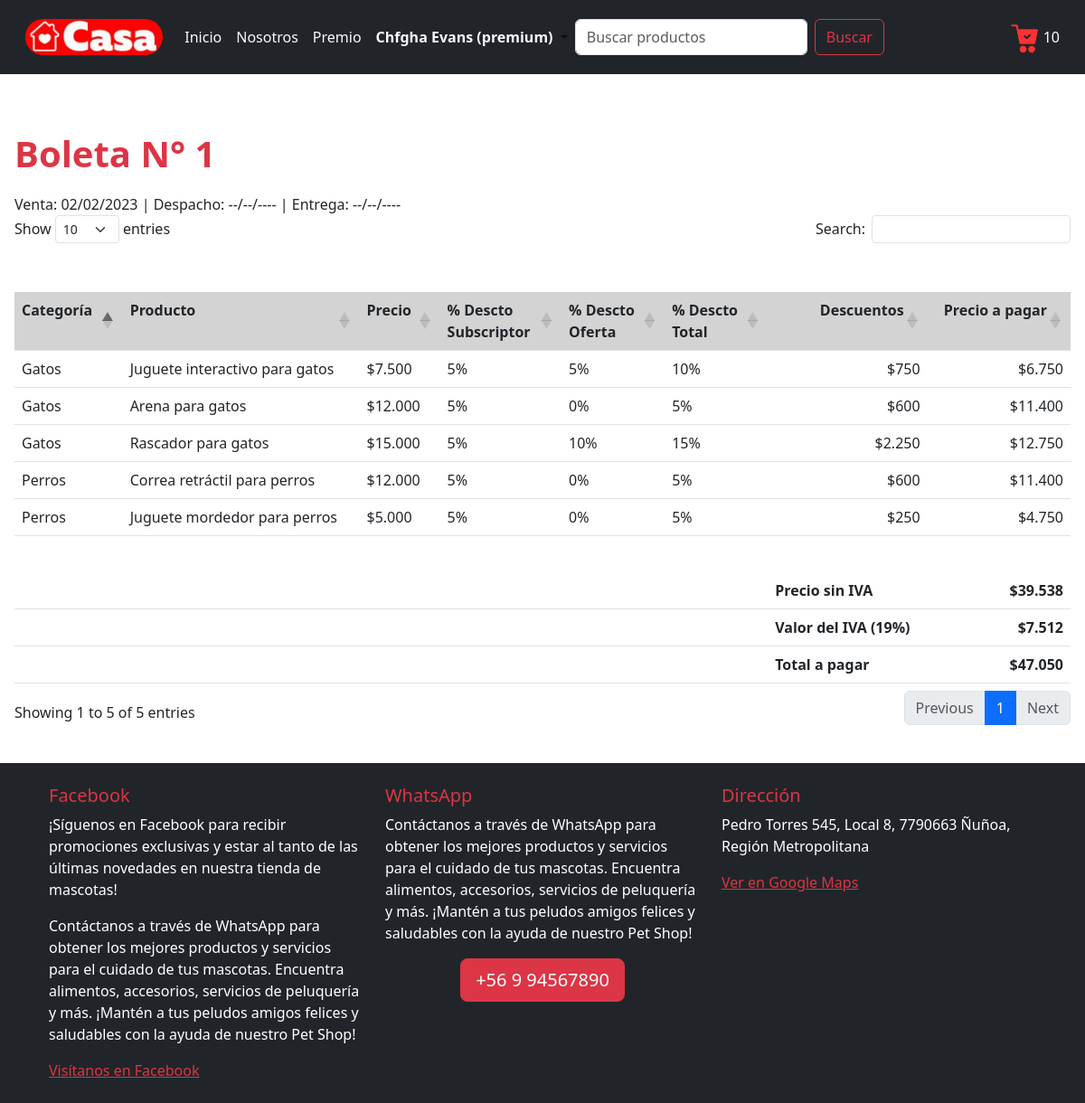
Screenshot of /boleta/1 (signed in) with the database file from the repository.
### core/models.py (models this page shows, shortened)
class Boleta(models.Model):
    ESTADO_CHOICES = [
        ('Anulado', 'Anulado'),
        ('Vendido', 'Vendido'),
        ('Despachado', 'Despachado'),
        ('Entregado', 'Entregado'),
    ]
    nro_boleta = models.IntegerField(primary_key=True, blank=False, null=False, verbose_name='Nro boleta')
    cliente = models.ForeignKey(Perfil, on_delete=models.DO_NOTHING)
    monto_sin_iva = models.IntegerField(blank=False, null=False, verbose_name='Monto sin IVA')
    iva = models.IntegerField(blank=False, null=False, verbose_name='IVA')
    total_a_pagar = models.IntegerField(blank=False, null=False, verbose_name='Total a pagar')
    fecha_venta = models.DateField(blank=False, null=False, verbose_name='Fecha de venta')
    fecha_despacho = models.DateField(blank=True, null=True, verbose_name='Fecha de despacho')
    fecha_entrega = models.DateField(blank=True, null=True, verbose_name='Fecha de entrega')
    estado = models.CharField(choices=ESTADO_CHOICES, max_length=50, blank=False, null=False, verbose_name='Estado')
    class Meta:
        db_table = 'Boleta'
        verbose_name = "Boleta"
        verbose_name_plural = "Boletas"

class DetalleBoleta(models.Model):
    boleta = models.ForeignKey(Boleta, on_delete=models.DO_NOTHING)
    bodega = models.ForeignKey(Bodega, on_delete=models.DO_NOTHING)
    precio = models.IntegerField(blank=False, null=False, verbose_name='Precio')
    descuento_subscriptor = models.IntegerField(
        validators=[MinValueValidator(0), MaxValueValidator(100)],
        blank=False,
        null=False,
        verbose_name='Descto subs'
    )
    descuento_oferta = models.IntegerField(
        validators=[MinValueValidator(0), MaxValueValidator(100)],
        blank=False,
        null=False,
        verbose_name='Descto oferta'
    )
    descuento_total = models.IntegerField(
        validators=[MinValueValidator(0), MaxValueValidator(100)],
        blank=False,
        null=False,
        verbose_name='Descto total'
    )
    descuentos = models.IntegerField(blank=False, null=False, verbose_name='Descuentos')
    precio_a_pagar = models.IntegerField(blank=False, null=False, verbose_name='Precio a pagar')
    class Meta:
        db_table = 'DetalleBoleta'
        verbose_name = "Detalle de boleta"
        verbose_name_plural = "Detalles de boletas"

class Bodega(models.Model):
    producto = models.ForeignKey(Producto, on_delete=models.DO_NOTHING, verbose_name='Producto')
    class Meta:
        db_table = 'Bodega'
        verbose_name = "Bodega"
        verbose_name_plural = "Bodegas"

class Producto(models.Model):
    categoria = models.ForeignKey(Categoria, on_delete=models.DO_NOTHING, verbose_name='Categoría')
    nombre = models.CharField(max_length=100, blank=False, null=False, verbose_name='Nombre producto')
    descripcion = models.CharField(max_length=400, blank=False, null=False, verbose_name='Descripción')
    precio = models.IntegerField(blank=False, null=False, verbose_name='Precio')
    descuento_subscriptor = models.IntegerField(
        validators=[MinValueValidator(0), MaxValueValidator(100)],
        blank=False,
        null=False,
        verbose_name='% Descuento subscriptor'
    )
    descuento_oferta = models.IntegerField(
        validators=[MinValueValidator(0), MaxValueValidator(100)],
        blank=False,
        null=False,
        verbose_name='% Descuento oferta'
    )
    imagen = models.ImageField(upload_to='productos/', blank=False, null=False, verbose_name='Imagen')
    class Meta:
        db_table = 'Producto'
        verbose_name = "Producto"
        verbose_name_plural = "Productos"
        ordering = ['categoria', 'nombre']

class Categoria(models.Model):
    nombre = models.CharField(max_length=100, blank=False, null=False, verbose_name='Nombre categoría')
    class Meta:
        db_table = 'Categoria'
        verbose_name = "Categoría de producto"
        verbose_name_plural = "Categorías de productos"
        ordering = ['nombre']

### core/views.py (the view)
# urls.py: path('boleta/<nro_boleta>', boleta, name='boleta'),
def boleta(request, nro_boleta):
    boleta = Boleta.objects.get(nro_boleta=nro_boleta)
    detalle_boleta = DetalleBoleta.objects.filter(boleta=boleta)
    datos = {
        'boleta': boleta,
        'detalle_boleta': detalle_boleta
    }
    return render(request, 'core/boleta.html', datos)

### core/context_processors.py (called while the page is built)
def registrar_carrito(request):
    mostrar_carrito = False
    cantidad_productos = 0
    if request.user.is_authenticated:
        if request.user.perfil.tipo_usuario == 'Cliente':
            cantidad_productos = Carrito.objects.filter(cliente=request.user.perfil).count()
            mostrar_carrito = cantidad_productos > 0
    return {
        'mostrar_carrito': mostrar_carrito,
        'cantidad_productos': cantidad_productos,
    }

def carrito_variables(request):
    if request.user.is_authenticated and hasattr(request.user, 'perfil') and request.user.perfil.tipo_usuario == 'Cliente':
        detalle_carrito = Carrito.objects.filter(cliente=request.user.perfil)
        total_a_pagar = 0
        for item in detalle_carrito:
            total_a_pagar += item.precio_a_pagar
        monto_sin_iva = int(round(total_a_pagar / 1.19))
        iva = total_a_pagar - monto_sin_iva
        return {
            'detalle_carrito': detalle_carrito,
            'monto_sin_iva': monto_sin_iva,
            'iva': iva,
            'total_a_pagar': total_a_pagar,
        }
    return {}

### core/templatetags/custom_filters.py (called while the page is built)
@register.filter
def formatear_dinero(value):
    value = round(value)
    value = f'${value:,}'
    value = value.replace(',', '.')
    return value

@register.filter
def formatear_porcentaje(value):
    return f'{value}%'

@register.filter
def formatear_fecha(value):
    if value == None:
        value = '--/--/----'
    else:
        value = value.strftime("%d/%m/%Y")
    return f'{value}'

### core/templates/core/boleta.html
{% extends 'core/base.html' %}
{% load static %}
{% load custom_filters %}
{% block content %}
    <h1 class="text-danger pt-5">Boleta N° {{ boleta.nro_boleta }}</h1>
    <div>
        Venta: {{ boleta.fecha_venta|formatear_fecha }} | Despacho: {{ boleta.fecha_despacho|formatear_fecha }} | Entrega: {{ boleta.fecha_entrega|formatear_fecha }}
    </div>
    <table id="tabla-principal" class="table table-hover pt-5">
        <thead>
            <tr>
                <th> Categoría </th>
                <th> Producto </th>
                <th> Precio </th>
                <th> % Descto <br> Subscriptor </th>
                <th> % Descto <br> Oferta </th>
                <th> % Descto <br> Total </th>
                <th class="text-end"> Descuentos </th>
                <th class="text-end"> Precio a pagar </th>
            </tr>
        </thead>
        <tbody>
            {% for item in detalle_boleta %}
                <tr>
                    <td> {{ item.bodega.producto.categoria.nombre }} </td>
                    <td> {{ item.bodega.producto.nombre }} </td>
                    <td> {{ item.precio|formatear_dinero }} </td>
                    <td> {{ item.descuento_subscriptor|formatear_porcentaje }} </td>
                    <td> {{ item.descuento_oferta|formatear_porcentaje }} </td>
                    <td> {{ item.descuento_total|formatear_porcentaje }} </td>
                    <td class="text-end"> {{ item.descuentos|formatear_dinero }} </td>
                    <td class="text-end"> {{ item.precio_a_pagar|formatear_dinero }} </td>
                </tr>
            {% endfor %}
        <tfoot>
            <tr>
                <td></td>
                <td></td>
                <td></td>
                <td></td>
                <td></td>
                <td></td>
                <td class="fw-bold pt-5"> Precio sin IVA </td>
                <td class="fw-bold pt-5 text-end "> {{ boleta.monto_sin_iva|formatear_dinero }} </td>
            </tr>
            <tr>
                <td></td>
                <td></td>
                <td></td>
                <td></td>
                <td></td>
                <td></td>
                <td class="fw-bold"> Valor del IVA (19%) </td>
                <td class="fw-bold text-end"> {{ boleta.iva|formatear_dinero }} </td>
            </tr>
            <tr>
                <td></td>
                <td></td>
                <td></td>
                <td></td>
                <td></td>
                <td></td>
                <td class="fw-bold"> Total a pagar </td>
                <td class="fw-bold text-end"> {{ boleta.total_a_pagar|formatear_dinero }} </td>
            </tr>
        </tfoot>
        </tbody>
    </table>
{% endblock content %}

### core/templates/core/base.html (shortened to what this page needs)
{% load static %}
{% load custom_filters %}
<!DOCTYPE html>
<html lang="es">
<head>
    <link rel="stylesheet" href="{% static 'core/css/style-carrito.css' %}" />
    <link rel="stylesheet" href="{% static 'core/css/base.css' %}">
    <link href="https://cdn.jsdelivr.net/npm/bootstrap@5.3.0/dist/css/bootstrap.min.css" rel="stylesheet">
    <link href="https://cdn.datatables.net/1.13.4/css/dataTables.bootstrap5.min.css" rel="stylesheet">
    <link href="{% static 'core/css/base.css'%}" rel="stylesheet">
</head>
<body>
    {% block navbar %}
      <nav class="navbar navbar-expand-lg text-bg-dark p-3">
        <div class="container-fluid">
          <a class="navbar-brand" href="{% url 'index' %}">
            <img class="rounded-pill" src="{% static 'core/images/logo.jpg' %}" style="height: 40px;;" alt="logo">
          </a>
          <div class="collapse navbar-collapse" id="navbarSupportedContent">
            <ul class="navbar-nav me-auto mb-2 mb-lg-0">
              <li class="nav-item">
                <a class="nav-link active text-light" aria-current="page" href="{% url 'index' %}">Inicio</a>
              </li>
              <li class="nav-item">
                <a class="nav-link text-light text-light" aria-current="page" href="{% url 'nosotros' %}"> Nosotros </a>
              </li>
              {% if user.is_authenticated %}
              <li class="nav-item">
                <a class="nav-link text-light text-light" aria-current="page" href="{% url 'api' %}"> Premio </a>
              </li>
                <li class="nav-item dropdown">
                  <a class="nav-link dropdown-toggle" href="#" role="button" data-bs-toggle="dropdown"
                      aria-expanded="false" href="{% url 'ingresar' %}">
                    {% if user.is_superuser %}
                      <span class="text-danger fw-bold">
                    {% elif user.is_staff %}
                      <span class="text-warning fw-bold">
                    {% else %}
                      <span class="text-light fw-bold">
                    {% endif %}
                      {{ user.first_name }} {{ user.last_name }}
                      {% if user.perfil.subscrito %}
                        (premium)
                      {% endif %}
                    </span>
                  </a>
                </li>
              {% endif %}
              <form method="post" action="{% url 'index' %}" class="d-flex" role="search">
                <input class="form-control me-2" type="search" placeholder="Buscar productos"
                    aria-label="Search" id="buscar" id="buscar" name="buscar">
                <button class="btn btn-outline-danger" type="submit"> Buscar </button>
              </form>
            </ul>
            <div>
            <div>
              {% if mostrar_carrito %}
                  <div class="carrito-wrapper d-flex float-end mt-1">
                    <div id="carritoNav">
                    <img src="{% static 'core/images/carritos.png' %}" width="32px">
                    {{ cantidad_productos }}
                  </div>
                </div>
              {% endif %}
            </div>
            </div>
          </div>
        </div>
      </nav>
    {% endblock navbar %}
    <div class="content m-3">
        {% block content %}
        {% endblock content %}
    </div>
    <br>
    <footer>
        <footer class="bg-dark text-white text-center text-lg-start">
          <div class="container p-4">
            <div class="row">
              <div class="col-lg-4 col-md-6 mb-4 mb-md-0">
                <h5 class="text-danger">Facebook</h5>
                <p>¡Síguenos en Facebook para recibir promociones exclusivas y estar al tanto de las últimas novedades en nuestra tienda de mascotas! </p>
                <p>Contáctanos a través de WhatsApp para obtener los mejores productos y servicios para el cuidado de tus mascotas. Encuentra alimentos, accesorios, servicios de peluquería y más. ¡Mantén a tus peludos amigos felices y saludables con la ayuda de nuestro Pet Shop!</p>
                <a href="https://www.facebook.com/TuTiendaDeMascotas" target="_blank" rel="noopener noreferrer" class="text-danger">Visítanos en Facebook</a>
              </div>
              <div class="col-lg-4 col-md-6 mb-4 mb-md-0">
                <h5 class="text-danger">WhatsApp</h5>
                <p class="font-size-lg">Contáctanos a través de WhatsApp para obtener los mejores productos y servicios para el cuidado de tus mascotas. Encuentra alimentos, accesorios, servicios de peluquería y más. ¡Mantén a tus peludos amigos felices y saludables con la ayuda de nuestro Pet Shop!</p>
                <div class="d-flex justify-content-center">
                  <a href="https://web.whatsapp.com/" class="btn btn-danger btn-lg font-weight-bold" target="_blank">+56 9 94567890</a>
                </div>
              </div>
              <div class="col-lg-4 col-md-12 mb-4 mb-md-0">
                <h5 class="text-danger">Dirección</h5>
                <p>Pedro Torres 545, Local 8, 7790663 Ñuñoa, Región Metropolitana</p>
                <a href="https://www.google.com/maps?q=Pedro+Torres+545,+Local+8,+7790663+Ñuñoa,+Región+Metropolitana" target="_blank" rel="noopener noreferrer" class="text-danger">Ver en Google Maps</a>
              </div>
            </div>
          </div>
        </footer>
    </footer>
</body>
</html>

### core/static/core/css/style-carrito.css (style rules this page uses)
.carrito-wrapper { position: relative; }
#carritoNav { cursor: pointer; }

### core/static/core/css/base.css (style rules this page uses)
h1 { color: red !important; font-weight: bolder; margin-bottom: 20px; }
th { vertical-align: top; background-color: lightgray !important; }

### rows the page displays
Boleta: nro_boleta "1", fecha_venta "02/02/2023", fecha_despacho "--/--/----", fecha_entrega "--/--/----", monto_sin_iva "$39.538", iva "$7.512", total_a_pagar "$47.050"
DetalleBoleta: bodega.producto.categoria.nombre "Gatos", bodega.producto.nombre "Juguete interactivo para gatos", precio "$7.500", descuento_subscriptor "5%", descuento_oferta "5%", descuento_total "10%", descuentos "$750", precio_a_pagar "$6.750"
DetalleBoleta: bodega.producto.categoria.nombre "Perros", bodega.producto.nombre "Correa retráctil para perros", precio "$12.000", descuento_subscriptor "5%", descuento_oferta "0%", descuento_total "5%", descuentos "$600", precio_a_pagar "$11.400"
DetalleBoleta: bodega.producto.categoria.nombre "Perros", bodega.producto.nombre "Juguete mordedor para perros", precio "$5.000", descuento_subscriptor "5%", descuento_oferta "0%", descuento_total "5%", descuentos "$250", precio_a_pagar "$4.750"
DetalleBoleta: bodega.producto.categoria.nombre "Gatos", bodega.producto.nombre "Arena para gatos", precio "$12.000", descuento_subscriptor "5%", descuento_oferta "0%", descuento_total "5%", descuentos "$600", precio_a_pagar "$11.400"
DetalleBoleta: bodega.producto.categoria.nombre "Gatos", bodega.producto.nombre "Rascador para gatos", precio "$15.000", descuento_subscriptor "5%", descuento_oferta "10%", descuento_total "15%", descuentos "$2.250", precio_a_pagar "$12.750"

### other values shown
{{ user.first_name }} "Chfgha"
{{ user.last_name }} "Evans"
{{ cantidad_productos }} "10"
